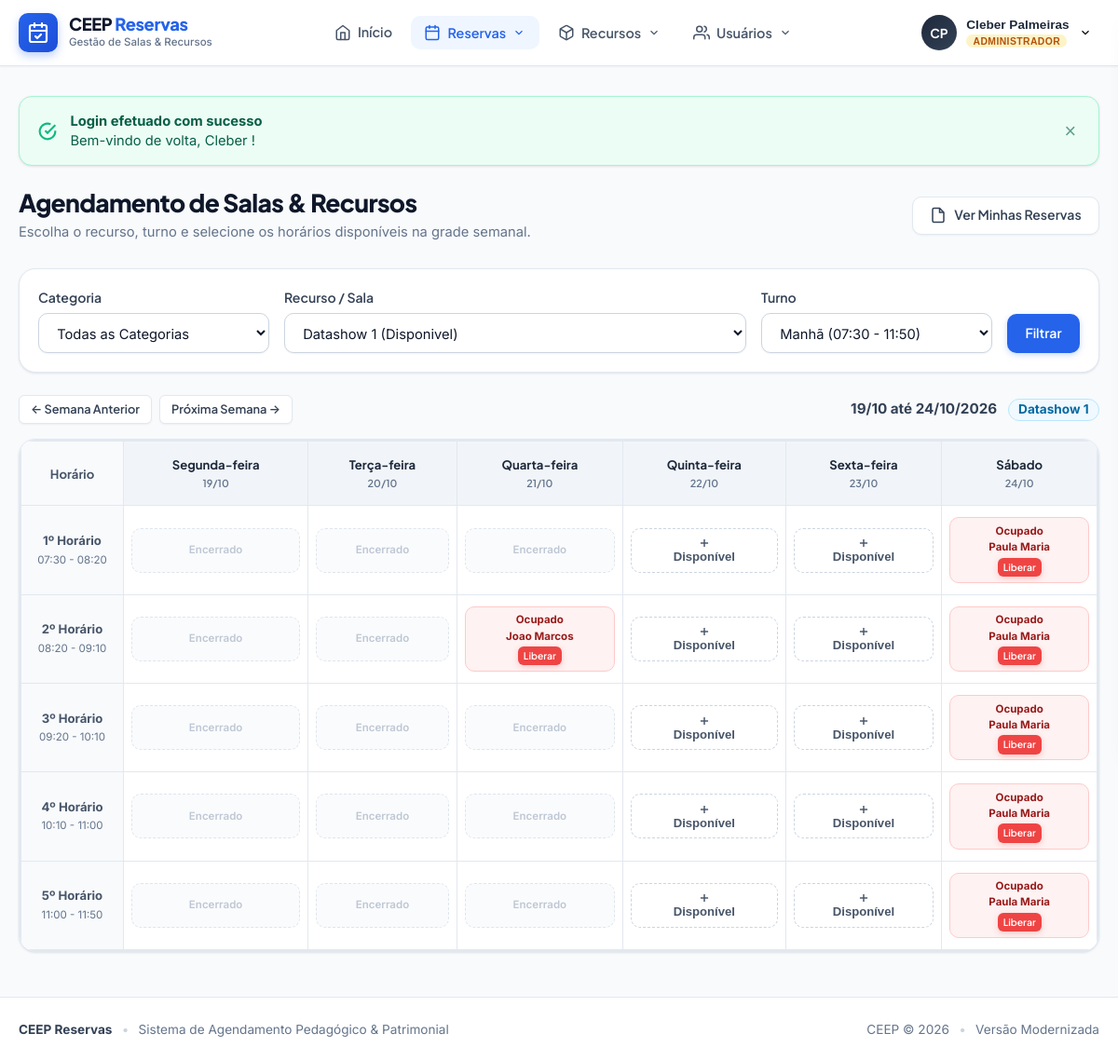
Page /user1.php (signed in) on the committed database.
### tables this page shows
CREATE TABLE recursos (
    cod_recurso INTEGER PRIMARY KEY AUTOINCREMENT,
    nome_recurso TEXT NOT NULL,
    status TEXT DEFAULT 'Disponivel',
    categoria TEXT DEFAULT '1'
);

CREATE TABLE reservas (
    ID INTEGER PRIMARY KEY AUTOINCREMENT,
    cod_recurso INTEGER DEFAULT 0,
    matricula INTEGER DEFAULT 0,
    datatempo TEXT DEFAULT NULL,
    turno TEXT DEFAULT 'm',
    ticket TEXT DEFAULT '0',
    disponivel INTEGER DEFAULT 0,
    pegou INTEGER DEFAULT 0
);

CREATE TABLE usuarios (
    usuario_id INTEGER PRIMARY KEY AUTOINCREMENT,
    nome TEXT NOT NULL DEFAULT '',
    sobrenome TEXT DEFAULT '',
    cpf TEXT NOT NULL DEFAULT '',
    matricula INTEGER NOT NULL,
    email TEXT NOT NULL DEFAULT '',
    tipo TEXT NOT NULL DEFAULT '',
    senha TEXT NOT NULL DEFAULT '',
    nivel_usuario TEXT NOT NULL DEFAULT '0',
    data_cadastro TEXT NOT NULL DEFAULT '0000-00-00 00:00:00',
    data_ultimo_login TEXT NOT NULL DEFAULT '0000-00-00 00:00:00',
    ativado TEXT NOT NULL DEFAULT '0'
);

### user1.php (the view, shortened to what this page needs)
<?php
require_once __DIR__ . '/core/bootstrap.php';
$user = auth_user();
$isAdmin = auth_is_admin();
$matricula = $user['matricula'];
$categoria = (int)($_GET['categoria'] ?? 0);
$selectedRecursoId = (int)($_GET['cod_recurso'] ?? 0);
$turnoSelecionado = $_GET['turno'] ?? 'm';
$semanaOffset = (int)($_GET['semana'] ?? 0);
try {
    $whereCat = $categoria > 0 ? "WHERE categoria = '{$categoria}'" : "";
    $todosRecursos = DB::fetchAll("SELECT * FROM recursos {$whereCat} ORDER BY categoria ASC, nome_recurso ASC");
} catch (Throwable $t) {
    $todosRecursos = [];
}
if ($selectedRecursoId <= 0 && !empty($todosRecursos)) {
    $selectedRecursoId = (int)$todosRecursos[0]['cod_recurso'];
}
$recursoAtual = null;
foreach ($todosRecursos as $r) {
    if ((int)$r['cod_recurso'] === $selectedRecursoId) {
        $recursoAtual = $r;
        break;
    }
}
$inicioSemanaTs = strtotime("monday this week +{$semanaOffset} weeks");
$diasSemana = [];
$nomesDias = ['Segunda-feira', 'Terça-feira', 'Quarta-feira', 'Quinta-feira', 'Sexta-feira', 'Sábado'];
for ($i = 0; $i < 6; $i++) {
    $diaTs = strtotime("+{$i} days", $inicioSemanaTs);
    $diasSemana[] = [
        'nome' => $nomesDias[$i],
        'data' => date('Y-m-d', $diaTs),
        'data_formatada' => date('d/m', $diaTs)
    ];
}
$gradeHorarios = [
    'm' => [
        ['label' => '1º Horário', 'hora' => '07:30:00', 'exibicao' => '07:30 - 08:20'],
        ['label' => '2º Horário', 'hora' => '08:20:00', 'exibicao' => '08:20 - 09:10'],
        ['label' => '3º Horário', 'hora' => '09:20:00', 'exibicao' => '09:20 - 10:10'],
        ['label' => '4º Horário', 'hora' => '10:10:00', 'exibicao' => '10:10 - 11:00'],
        ['label' => '5º Horário', 'hora' => '11:00:00', 'exibicao' => '11:00 - 11:50'],
    ],
    't' => [
        ['label' => '1º Horário', 'hora' => '13:10:00', 'exibicao' => '13:10 - 14:00'],
        ['label' => '2º Horário', 'hora' => '14:00:00', 'exibicao' => '14:00 - 14:50'],
        ['label' => '3º Horário', 'hora' => '15:00:00', 'exibicao' => '15:00 - 15:50'],
        ['label' => '4º Horário', 'hora' => '15:50:00', 'exibicao' => '15:50 - 16:40'],
        ['label' => '5º Horário', 'hora' => '16:40:00', 'exibicao' => '16:40 - 17:30'],
    ],
    'n' => [
        ['label' => '1º Horário', 'hora' => '18:30:00', 'exibicao' => '18:30 - 19:20'],
        ['label' => '2º Horário', 'hora' => '19:20:00', 'exibicao' => '19:20 - 20:10'],
        ['label' => '3º Horário', 'hora' => '20:20:00', 'exibicao' => '20:20 - 21:10'],
        ['label' => '4º Horário', 'hora' => '21:10:00', 'exibicao' => '21:10 - 22:00'],
    ]
];
$horariosAtuais = $gradeHorarios[$turnoSelecionado] ?? $gradeHorarios['m'];
$reservasSemana = [];
if ($selectedRecursoId > 0) {
    $dataInicioStr = $diasSemana[0]['data'] . ' 00:00:00';
    $dataFimStr = $diasSemana[5]['data'] . ' 23:59:59';
    try {
        $resQuery = DB::fetchAll(
            "SELECT r.*, u.nome, u.sobrenome
             FROM reservas r
             LEFT JOIN usuarios u ON r.matricula = u.matricula
             WHERE r.cod_recurso = ? AND r.datatempo BETWEEN ? AND ?",
            [$selectedRecursoId, $dataInicioStr, $dataFimStr]
        );
        foreach ($resQuery as $rq) {
            $reservasSemana[$rq['datatempo']] = $rq;
        }
    } catch (Throwable $t) {
        $reservasSemana = [];
    }
}
?>
<div class="page-header animate-slide-in">
    <div>
        <h1 class="page-title">Agendamento de Salas &amp; Recursos</h1>
        <p class="page-subtitle">Escolha o recurso, turno e selecione os horários disponíveis na grade semanal.</p>
    </div>
    <div class="page-actions">
        <a href="reservas.php" class="btn btn-secondary">
            <svg width="18" height="18" viewBox="0 0 24 24" fill="none" stroke="currentColor" stroke-width="2"><path d="M14 2H6a2 2 0 0 0-2 2v16a2 2 0 0 0 2 2h12a2 2 0 0 0 2-2V8z"></path><polyline points="14 2 14 8 20 8"></polyline></svg>
            <span>Ver Minhas Reservas</span>
        </a>
    </div>
</div>
<form method="GET" action="user1.php" class="schedule-filter-bar animate-slide-in">
    <div style="flex: 1; min-width: 220px;">
        <label for="categoria" class="form-label">Categoria</label>
        <select name="categoria" id="categoria" class="form-select" onchange="this.form.submit()">
            <option value="0">Todas as Categorias</option>
        </select>
    </div>
    <div style="flex: 2; min-width: 260px;">
        <label for="cod_recurso" class="form-label">Recurso / Sala</label>
        <select name="cod_recurso" id="cod_recurso" class="form-select" onchange="this.form.submit()">
            <?php foreach ($todosRecursos as $rec): ?>
                <option value="<?= e($rec['cod_recurso']) ?>" <?= (int)$rec['cod_recurso'] === $selectedRecursoId ? 'selected' : '' ?>>
                    <?= e($rec['nome_recurso']) ?> (<?= e($rec['status']) ?>)
                </option>
            <?php endforeach; ?>
        </select>
    </div>
    <div style="flex: 1; min-width: 180px;">
        <label for="turno" class="form-label">Turno</label>
        <select name="turno" id="turno" class="form-select" onchange="this.form.submit()">
            <option value="m" <?= $turnoSelecionado === 'm' ? 'selected' : '' ?>>Manhã (07:30 - 11:50)</option>
        </select>
    </div>
    <div>
        <button type="submit" class="btn btn-primary" style="height: 42px;">Filtrar</button>
    </div>
</form>
<div style="display: flex; justify-content: space-between; align-items: center; margin-bottom: 1rem; flex-wrap: wrap; gap: 0.5rem;" class="animate-slide-in">
    <div style="display: flex; align-items: center; gap: 0.5rem;">
        <a href="user1.php?cod_recurso=<?= $selectedRecursoId ?>&turno=<?= $turnoSelecionado ?>&semana=<?= $semanaOffset - 1 ?>" class="btn btn-secondary btn-sm">
            &larr; Semana Anterior
        </a>
        <a href="user1.php?cod_recurso=<?= $selectedRecursoId ?>&turno=<?= $turnoSelecionado ?>&semana=<?= $semanaOffset + 1 ?>" class="btn btn-secondary btn-sm">
            Próxima Semana &rarr;
        </a>
    </div>
    <div>
        <span style="font-weight: 700; color: var(--slate-700); font-size: 0.95rem;">
            <?= $diasSemana[0]['data_formatada'] ?> até <?= $diasSemana[5]['data_formatada'] ?>/<?= date('Y', $inicioSemanaTs) ?>
        </span>
        <?php if ($recursoAtual): ?>
            <span class="badge badge-info" style="margin-left: 0.5rem; font-size: 0.85rem;">
                <?= e($recursoAtual['nome_recurso']) ?>
            </span>
        <?php endif; ?>
    </div>
</div>
<div class="schedule-grid-container animate-slide-in">
    <div class="table-responsive">
        <table class="schedule-table">
            <thead>
                <tr>
                    <th class="time-col">Horário</th>
                    <?php foreach ($diasSemana as $dia): ?>
                        <th>
                            <div><?= e($dia['nome']) ?></div>
                            <small style="color: var(--slate-500); font-weight: 600;"><?= e($dia['data_formatada']) ?></small>
                        </th>
                    <?php endforeach; ?>
                </tr>
            </thead>
            <tbody>
                <?php foreach ($horariosAtuais as $slot): ?>
                    <tr>
                        <td class="time-col">
                            <strong><?= e($slot['label']) ?></strong><br>
                            <span style="font-size: 0.72rem; color: var(--slate-500); font-weight: normal;"><?= e($slot['exibicao']) ?></span>
                        </td>
                        <?php foreach ($diasSemana as $dia):
                            $dtSlot = $dia['data'] . ' ' . $slot['hora'];
                            $isReservado = isset($reservasSemana[$dtSlot]);
                            $reservaInfo = $isReservado ? $reservasSemana[$dtSlot] : null;
                            $minha = $isReservado && ($reservaInfo['matricula'] == $matricula);
                            $passado = strtotime($dtSlot) < time();
                        ?>
                            <td>
                                <?php if ($minha): ?>
                                    <div class="slot-btn my-reservation" title="Reservado por você">
                                        <span style="font-size: 0.75rem; font-weight: 700;">Sua Reserva</span>
                                        <a
                                            href="cancela.php?id=<?= urlencode($reservaInfo['ID']) ?>&csrf_token=<?= e(csrf_token()) ?>"
                                            class="btn btn-danger btn-sm"
                                            style="padding: 2px 6px; font-size: 0.68rem; margin-top: 3px;"
                                            data-confirm="Cancelar este horário reservado?"
                                        >
                                            Cancelar
                                        </a>
                                    </div>
                                <?php elseif ($isReservado): ?>
                                    <div class="slot-btn occupied" title="Horário já reservado">
                                        <span style="font-size: 0.72rem; font-weight: 700;">Ocupado</span>
                                        <span class="slot-occupant">
                                            <?= $isAdmin ? e(trim(($reservaInfo['nome'] ?? '') . ' ' . ($reservaInfo['sobrenome'] ?? ''))) : 'Reservado' ?>
                                        </span>
                                        <?php if ($isAdmin): ?>
                                            <a
                                                href="cancela.php?id=<?= urlencode($reservaInfo['ID']) ?>&csrf_token=<?= e(csrf_token()) ?>"
                                                class="btn btn-danger btn-sm"
                                                style="padding: 2px 5px; font-size: 0.65rem; margin-top: 2px;"
                                                data-confirm="Cancelar reserva deste usuário como Administrador?"
                                            >
                                                Liberar
                                            </a>
                                        <?php endif; ?>
                                    </div>
                                <?php elseif ($passado): ?>
                                    <div class="slot-btn" style="background-color: var(--slate-50); opacity: 0.6; cursor: not-allowed;">
                                        <span style="font-size: 0.72rem; color: var(--slate-400);">Encerrado</span>
                                    </div>
                                <?php else: ?>
                                    <form method="POST" action="user1.php" style="margin: 0;">
                                        <button
                                            type="submit"
                                            class="slot-btn"
                                            title="Clique para reservar <?= e($slot['exibicao']) ?> em <?= e($dia['data_formatada']) ?>"
                                            data-confirm="Deseja confirmar a reserva de '<?= e($recursoAtual['nome_recurso'] ?? '') ?>' no dia <?= e($dia['data_formatada']) ?> às <?= e($slot['hora']) ?>?"
                                        >
                                            <svg width="14" height="14" viewBox="0 0 24 24" fill="none" stroke="currentColor" stroke-width="2.5"><line x1="12" y1="5" x2="12" y2="19"></line><line x1="5" y1="12" x2="19" y2="12"></line></svg>
                                            <span>Disponível</span>
                                        </button>
                                    </form>
                                <?php endif; ?>
                            </td>
                        <?php endforeach; ?>
                    </tr>
                <?php endforeach; ?>
            </tbody>
        </table>
    </div>
</div>

### rows in the picture
recursos: nome_recurso "Datashow 1"
reservas: usuarios.nome+sobrenome "Paula Maria"
reservas: usuarios.nome+sobrenome "Joao Marcos"
reservas: usuarios.nome+sobrenome "Paula Maria"
reservas: usuarios.nome+sobrenome "Paula Maria"
reservas: usuarios.nome+sobrenome "Paula Maria"
reservas: usuarios.nome+sobrenome "Paula Maria"

### other values in the picture
$initials "CP"
$userName "Cleber Palmeiras"
$userRole "ADMINISTRADOR"
$flash['title'] "Login efetuado com sucesso"
$flash['message'] "Bem-vindo de volta, Cleber !"
$diasSemana[0]['data_formatada'] "19/10"
$diasSemana[5]['data_formatada'] "24/10"
date('Y', $inicioSemanaTs) "2026"
$dia['nome'] "Segunda-feira"
$dia['data_formatada'] "19/10"
$dia['nome'] "Terça-feira"
$dia['data_formatada'] "20/10"
$dia['nome'] "Quarta-feira"
$dia['data_formatada'] "21/10"
$dia['nome'] "Quinta-feira"
